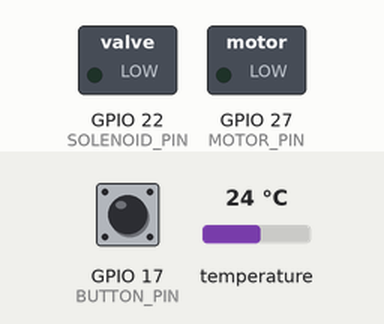
A program run on a simulated Raspberry Pi (BCM pin numbers). On the bench: switched loads named in the program (green lamp = pin HIGH). Inputs (shaded band) come from the test bench; at power-on: GPIO 17 (BUTTON_PIN) HIGH, temperature 24 °C. Files the program writes start out absent; threads take turns every 2 ms; what the program prints to the terminal is not drawn.

Above: at 3.2 s.
3.3 s: GPIO 17 (BUTTON_PIN) pulled LOW for 1 s
At 4.6 s:
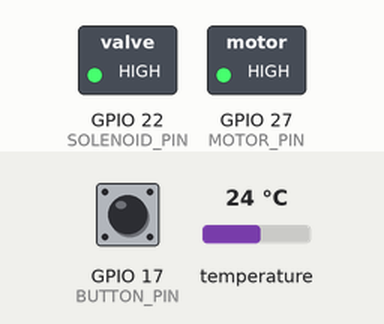
9.9 s: GPIO 17 (BUTTON_PIN) pulled LOW for 3.2 s
At 18.4 s:
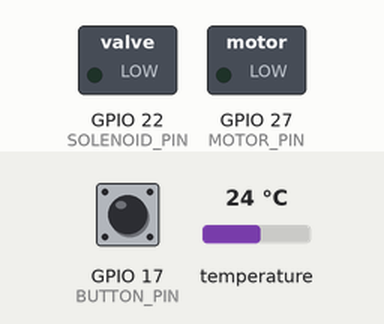
Timing chart, 0 to 19.9 s (numbered marks = the images above; inputs shaded):
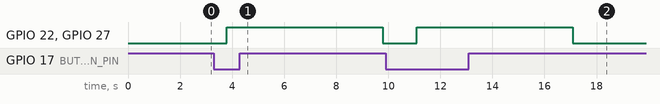

The program:

2.py
```python
#!/usr/bin/env python3
import serial
import time
import json
from datetime import datetime
import os
import glob
import RPi.GPIO as GPIO
import threading

# ==========================================================
#   CONFIG
# ==========================================================
SERIAL_PORT = "/dev/ttyACM0"
BAUD = 9600
JSON_LOG_FILE = "sensor_data.json"
CSV_LOG_FILE = "sensor_data.csv"

# ==========================================================
#   GPIO SETUP
# ==========================================================
BUTTON_PIN = 17
MOTOR_PIN = 27
SOLENOID_PIN = 22

GPIO.setmode(GPIO.BCM)
GPIO.setup(BUTTON_PIN, GPIO.IN, pull_up_down=GPIO.PUD_UP)
GPIO.setup(MOTOR_PIN, GPIO.OUT)
GPIO.setup(SOLENOID_PIN, GPIO.OUT)

GPIO.output(MOTOR_PIN, GPIO.LOW)
GPIO.output(SOLENOID_PIN, GPIO.LOW)

pump_running = False

# ==========================================================
#   DS18B20 TEMPERATURE SENSOR
# ==========================================================
os.system('modprobe w1-gpio')
os.system('modprobe w1-therm')

base_dir = "/sys/bus/w1/devices/"
device_folder = glob.glob(base_dir + "28*")[0]
device_file = device_folder + "/w1_slave"

def read_temp_raw():
    with open(device_file, 'r') as f:
        return f.readlines()

def read_ds18b20():
    lines = read_temp_raw()
    while lines[0].strip()[-3:] != "YES":
        time.sleep(0.2)
        lines = read_temp_raw()

    pos = lines[1].find("t=")
    if pos != -1:
        temp_c = float(lines[1][pos+2:]) / 1000.0
        temp_f = temp_c * 9/5 + 32
        return temp_c, temp_f
    return None, None

# ==========================================================
#   CSV HEADER CHECK
# ==========================================================
def ensure_csv_header(path):
    if not os.path.exists(path):
        with open(path, "w") as f:
            f.write("timestamp,pH,TDS,Turbidity,Temp_C,Temp_F,pump_running\n")

# ==========================================================
#   SENSOR FORMULAS (MATCHING YOUR ARDUINO)
# ==========================================================

def adc_to_voltage(adc_raw):
    return (adc_raw * 5.0) / 1024.0   # Arduino reference uses 1024 steps

# ----------- pH CALCULATION (Arduino formula) -----------
# Arduino formula:
# volt = avgADC * 5.0 / 1024 / 6
# pH = -5.70 * volt + calibration_value
calibration_value = 10

def calc_ph_arduino(raw_adc):
    volt = (raw_adc * 5.0) / 1024.0
    volt = volt / 6.0
    pH = (-5.70 * volt) + calibration_value
    return pH

# ----------- TDS CALCULATION (Keyestudio official) -----------
def calc_tds_arduino(raw_adc, tempC):
    v = adc_to_voltage(raw_adc)

    compensation_coef = 1 + 0.02 * (tempC - 25)
    v_comp = v / compensation_coef

    tds = (133.42 * v_comp**3 - 255.86 * v_comp**2 + 857.39 * v_comp) * 0.5
    return tds

# ----------- TURBIDITY CALCULATION -----------
def calc_turbidity(raw_adc):
    v = adc_to_voltage(raw_adc)
    ntu = max(0, (v - 4.2) * -1120)
    return ntu

# ==========================================================
#   PUMP THREAD
# ==========================================================
def pump_thread(duration=60):
    global pump_running

    if pump_running:
        return

    pump_running = True
    GPIO.output(MOTOR_PIN, GPIO.HIGH)
    GPIO.output(SOLENOID_PIN, GPIO.HIGH)

    time.sleep(6)

    GPIO.output(MOTOR_PIN, GPIO.LOW)
    GPIO.output(SOLENOID_PIN, GPIO.LOW)

    pump_running = False

# ==========================================================
#   MAIN LOOP
# ==========================================================
def main():
    try:
        ser = serial.Serial(SERIAL_PORT, BAUD, timeout=1)
        print("Connected to Arduino")
        time.sleep(2)
    except Exception as e:
        print("Error:", e)
        return

    ensure_csv_header(CSV_LOG_FILE)

    while True:
        try:
            # ------- BUTTON -------
            if GPIO.input(BUTTON_PIN) == GPIO.LOW:
                if not pump_running:
                    threading.Thread(target=pump_thread, args=(60,), daemon=True).start()
                time.sleep(0.3)

            # ------- DS18B20 -------
            tempC, tempF = read_ds18b20()

            # ------- SERIAL FROM ARDUINO -------
            line = ser.readline().decode().strip()
            if not line:
                continue

            parts = line.split(",")
            if len(parts) != 3:
                continue

            rawPH = int(parts[0])
            rawTDS = int(parts[1])
            rawTURB = int(parts[2])

            # ------- CALCULATIONS (MATCH ARDUINO) -------
            pH = calc_ph_arduino(rawPH)
            tds = calc_tds_arduino(rawTDS, tempC)
            turb = calc_turbidity(rawTURB)

            ts = datetime.now().isoformat()

            data = {
                "timestamp": ts,
                "pH": round(pH, 2),
                "TDS": round(tds, 2),
                "Turbidity": round(turb, 2),
                "Temp_C": tempC,
                "Temp_F": tempF,
                "pump_running": pump_running
            }

            print(json.dumps(data, indent=2))

            with open(JSON_LOG_FILE, "a") as f:
                f.write(json.dumps(data) + "\n")

            with open(CSV_LOG_FILE, "a") as f:
                f.write(f"{ts},{pH},{tds},{turb},{tempC},{tempF},{pump_running}\n")

        except Exception as e:
            print("Error:", e)

# ==========================================================
#   CLEANUP
# ==========================================================
try:
    main()
finally:
    GPIO.cleanup()
```

Measured:
- after the input at 3.3 s, GPIO 22 (SOLENOID_PIN), GPIO 27 (MOTOR_PIN): LOW → HIGH after 0.48 s, → LOW 6.0 s later
- after the input at 9.9 s, GPIO 22 (SOLENOID_PIN), GPIO 27 (MOTOR_PIN): LOW → HIGH after 1.2 s, → LOW 6.0 s later
